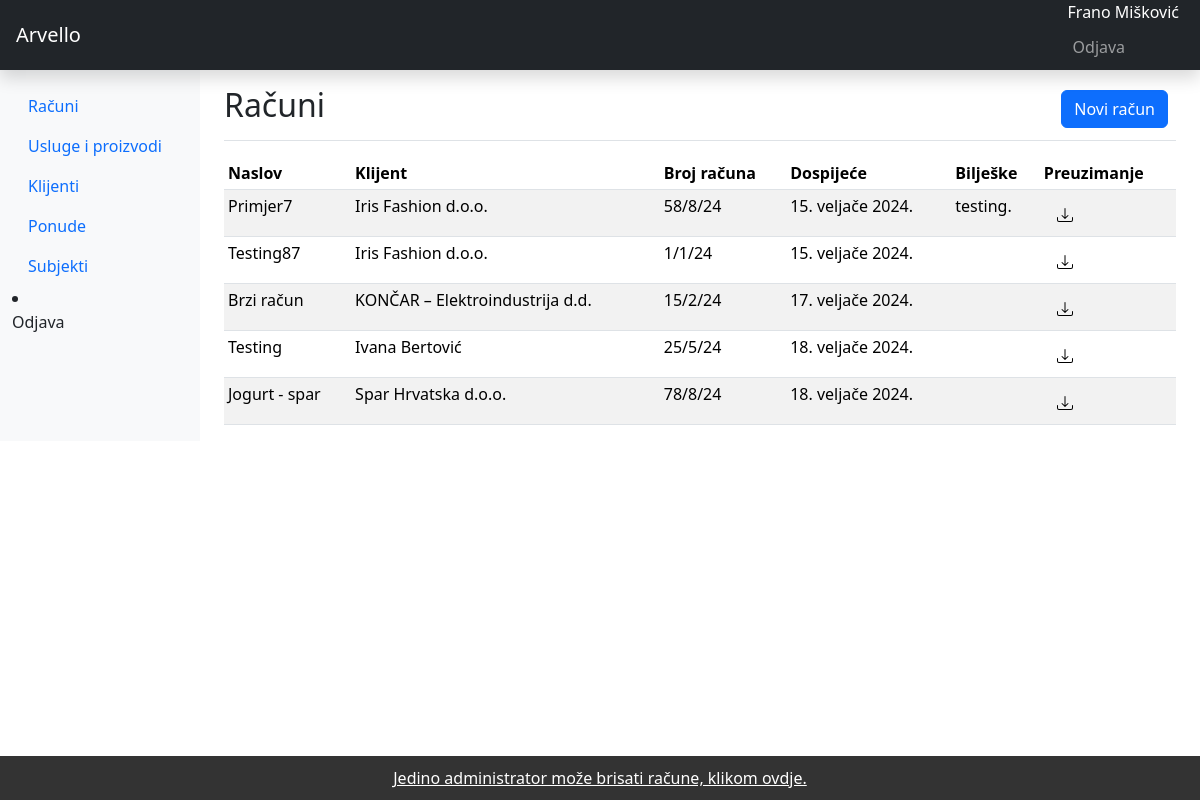
Page /invoices/ (signed in) on the earlier database version.
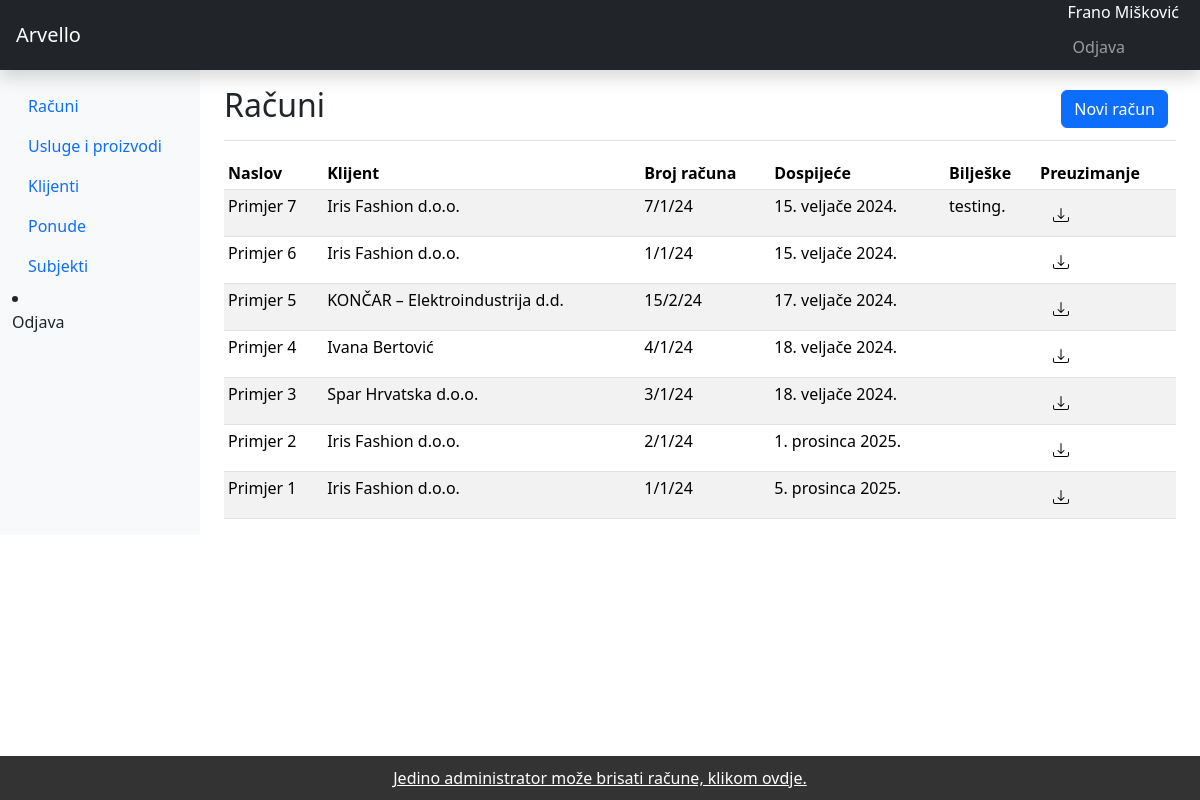
Same page on the later database version.
### arvelloapp/models.py (models this page shows, shortened)
class Invoice(models.Model):
    title = models.CharField(null=True, blank=True, max_length=100)
    number = models.CharField(null=True, blank=True, max_length=100)
    dueDate = models.DateField(null=True, blank=True)
    notes = models.TextField(null=True, blank=True)
    client = models.ForeignKey(Client, blank=True, null=True, on_delete=models.SET_NULL)
    product = models.ForeignKey(Product, blank=True, null=True, on_delete=models.SET_NULL)
    subject = models.ForeignKey(Company, blank=True, null=True, on_delete=models.SET_NULL)
    uniqueId = models.CharField(null=True, blank=True, max_length=100, unique=True)
    slug = models.SlugField(max_length=500, unique=True, blank=True, null=True)
    date_created = models.DateTimeField(blank=True, null=True)
    date = models.DateField(blank=True, null=True)
    last_updated = models.DateTimeField(blank=True, null=True)

class Client(models.Model):
    PROVINCES = [
    ("ZAGREBAČKA ŽUPANIJA", "ZAGREBAČKA ŽUPANIJA"),
    ("KRAPINSKO-ZAGORSKA ŽUPANIJA", "KRAPINSKO-ZAGORSKA ŽUPANIJA"),
    ("SISAČKO-MOSLAVAČKA ŽUPANIJA", "SISAČKO-MOSLAVAČKA ŽUPANIJA"),
    ("KARLOVAČKA ŽUPANIJA", "KARLOVAČKA ŽUPANIJA"),
    ("VARAŽDINSKA ŽUPANIJA", "VARAŽDINSKA ŽUPANIJA"),
    ("KOPRIVNIČKO-KRIŽEVAČKA ŽUPANIJA", "KOPRIVNIČKO-KRIŽEVAČKA ŽUPANIJA"),
    ("BJELOVARSKO-BILOGORSKA ŽUPANIJA", "BJELOVARSKO-BILOGORSKA ŽUPANIJA"),
    ("PRIMORSKO-GORANSKA ŽUPANIJA", "PRIMORSKO-GORANSKA ŽUPANIJA"),
    ("LIČKO-SENJSKA ŽUPANIJA", "LIČKO-SENJSKA ŽUPANIJA"),
    ("VIROVITIČKO-PODRAVSKA ŽUPANIJA", "VIROVITIČKO-PODRAVSKA ŽUPANIJA"),
    ("POŽEŠKO-SLAVONSKA ŽUPANIJA", "POŽEŠKO-SLAVONSKA ŽUPANIJA"),
    ("BRODSKO-POSAVSKA ŽUPANIJA", "BRODSKO-POSAVSKA ŽUPANIJA"),
    ("ZADARSKA ŽUPANIJA", "ZADARSKA ŽUPANIJA"),
    ("OSJEČKO-BARANJSKA ŽUPANIJA", "OSJEČKO-BARANJSKA ŽUPANIJA"),
    ("ŠIBENSKO-KNINSKA ŽUPANIJA", "ŠIBENSKO-KNINSKA ŽUPANIJA"),
    ("VUKOVARSKO-SRIJEMSKA ŽUPANIJA", "VUKOVARSKO-SRIJEMSKA ŽUPANIJA"),
    ("SPLITSKO-DALMATINSKA ŽUPANIJA", "SPLITSKO-DALMATINSKA ŽUPANIJA"),
    ("ISTARSKA ŽUPANIJA", "ISTARSKA ŽUPANIJA"),
    ("DUBROVAČKO-NERETVANSKA ŽUPANIJA", "DUBROVAČKO-NERETVANSKA ŽUPANIJA"),
    ("MEĐIMURSKA ŽUPANIJA", "MEĐIMURSKA ŽUPANIJA"),
    ("GRAD ZAGREB", "GRAD ZAGREB"),
    ("INOZEMSTVO / NIJE PRIMJENJIVO", "INOZEMSTVO / NIJE PRIMJENJIVO")
    ]
    clientTypes = [
    ("Fizička osoba", "Fizička osoba"),
    ("Pravna osoba", "Pravna osoba"),
    ]
    vatcountry = ["AF", "AX", "AL", "DZ", "AS", "AD", "AO", "AI", "AQ", "AG", "AR",
    "AM", "AW", "AU", "AT", "AZ", "BS", "BH", "BD", "BB", "BY", "BE",
    "BZ", "BJ", "BM", "BT", "BO", "BQ", "BA", "BW", "BV", "BR", "IO",
    "BN", "BG", "BF", "BI", "CV", "KH", "CM", "CA", "KY", "CF", "TD",
    "CL", "CN", "CX", "CC", "CO", "KM", "CG", "CD", "CK", "CR", "CI",
    "HR", "CU", "CW", "CY", "CZ", "DK", "DJ", "DM", "DO", "EC", "EG",
    "SV", "GQ", "ER", "EE", "ET", "FK", "FO", "FJ", "FI", "FR", "GF",
    "PF", "TF", "GA", "GM", "GE", "DE", "GH", "GI", "GR", "GL", "GD",
    "GP", "GU", "GT", "GG", "GN", "GW", "GY", "HT", "HM", "VA", "HN",
    "HK", "HU", "IS", "IN", "ID", "IR", "IQ", "IE", "IM", "IL", "IT",
    "JM", "JP", "JE", "JO", "KZ", "KE", "KI", "KP", "KR", "KW", "KG",
    "LA", "LV", "LB", "LS", "LR", "LY", "LI", "LT", "LU", "MO", "MK",
    "MG", "MW", "MY", "MV", "ML", "MT", "MH", "MQ", "MR", "MU", "YT",
    "MX", "FM", "MD", "MC", "MN", "ME", "MS", "MA", "MZ", "MM", "NA",
    "NR", "NP", "NL", "NC", "NZ", "NI", "NE", "NG", "NU", "NF", "MP",
    "NO", "OM", "PK", "PW", "PS", "PA", "PG", "PY", "PE", "PH", "PN",
    "PL", "PT", "PR", "QA", "RE", "RO", "RU", "RW", "BL", "SH", "KN",
    "LC", "MF", "PM", "VC", "WS", "SM", "ST", "SA", "SN", "RS", "SC",
    "SL", "SG", "SX", "SK", "SI", "SB", "SO", "ZA", "GS", "SS", "ES",
    "LK", "SD", "SR", "SJ", "SZ", "SE", "CH", "SY", "TW", "TJ", "TZ",
    "TH", "TL", "TG", "TK", "TO", "TT", "TN", "TR", "TM", "TC", "TV",
    "UG", "UA", "AE", "GB", "US", "UM", "UY", "UZ", "VU", "VE", "VN",
    "VG", "VI", "WF", "EH", "YE", "ZM", "ZW"]
    clientName = models.CharField(null=True, blank=True, max_length=200)
    addressLine1 = models.CharField(null=True, blank=True, max_length=200)
    province = models.CharField(choices=PROVINCES, blank=True, max_length=100)
    postalCode = models.CharField(null=True, blank=True, max_length=5)
    phoneNumber = models.CharField(null=True, blank=True, max_length=40, validators=[validate_phone_number])
    emailAddress = models.CharField(null=True, blank=True, max_length=100)
    clientUniqueId = models.CharField(null=True, blank=True, max_length=4, unique=True, validators=[RegexValidator(r'^\d{4}$', 'Idetifikacijski broj klijenta mora sadržavati točno 4 broja.')])
    clientType = models.CharField(choices=clientTypes, blank=True, max_length=40)
    OIB = models.CharField(null=True, blank=True, max_length=11, unique=True, validators=[RegexValidator(r'^\d{11}$', 'OIB mora sadržavati točno 11 broja.')])
    SustavPDVa = models.BooleanField(default=False)
    VATID = models.CharField(null=True, blank=True, max_length=13, unique=True, validators=[RegexValidator(r'^[A-Za-z0-9]{13}$', 'Porezni identifikacijski broj mora sadržavati točno 13 karaktera, prva dva karaktera moraju biti identifikatori države, a ostalih 11 karaktera moraju biti brojevi koji označavaju entitet.')])
    uniqueId = models.CharField(null=True, blank=True, max_length=100)
    slug = models.SlugField(max_length=500, unique=True, blank=True, null=True)
    date_created = models.DateTimeField(blank=True, null=True)
    last_updated = models.DateTimeField(blank=True, null=True)
    def __str__(self):
        return '{} {} {}'.format(self.clientName, self.province, self.uniqueId)

### arvelloapp/views.py (the view, shortened to what this page needs)
# urls.py: path('invoices/', views.invoices, name='invoices'),
@login_required
def invoices(request):
    context = {}
    invoices = Invoice.objects.all()
    context['invoices'] = invoices
    if request.method == 'GET':
        form = InvoiceForm()
        context['form'] = form
        return render(request, 'invoices.html', context)

### arvelloapp/models.py (called while the page is built)
    def __str__(self):
        return '{} {}'.format(self.title, self.uniqueId)

### arvelloapp/templates/invoices.html (shortened to what this page needs)
{% extends 'base.html' %}
{% load static %}
{% load crispy_forms_tags %}
{% block main %}
<main class="col-md-9 ms-sm-auto col-lg-10 px-md-4">
  <div class="d-flex justify-content-between flex-wrap flex-md-nowrap align-items-center pt-3 pb-2 mb-3 border-bottom">
    <h1 class="h2">Računi</h1>
    <div class="btn-toolbar mb-2 mb-md-0">
      <div class="btn-group me-2">
        <button href="#addInvoiceModal" type="button" class="btn btn-primary" data-bs-toggle="modal">Novi račun</button>
      </div>
    </div>
  </div>
  <div class="table-responsive">
    <table class="table table-striped table-sm">
      <thead>
        <tr>
          <th scope="col">Naslov</th>
          <th scope="col">Klijent</th>
          <th scope="col">Broj računa</th>
          <th scope="col">Dospijeće</th>
          <th scope="col">Bilješke</th>
          <th scope="col">Preuzimanje</th>
        </tr>
      </thead>
      <tbody>
        {% for invoice in invoices %}
      <tr>
        <td>{{invoice.title}}</td>
        <td>{{invoice.client.clientName}}</td>
        <td>{{invoice.number}}</td>
        <td>{{invoice.dueDate}}</td>
        <td>{{invoice.notes}}</td>
        <td><a href="{% url 'invoice_pdf' invoice.id %}"><button type="button" class="btn"><img src="{% static 'img/download.svg' %}" alt="Download icon" width="16" height="16"></button></a></td>
      </tr>
        {% endfor %}
      </tbody>
    </table>
  </div>
  <footer> <a href="{% url 'admin:arvelloapp_invoice_changelist' %}" style="color: white;">Jedino administrator može brisati račune, klikom ovdje.</a> </footer>
</main>
{% endblock %}

### arvelloapp/templates/base.html (shortened to what this page needs)
{% load static %}
{% load crispy_forms_tags %}
<!doctype html>
<html lang="hr">
  <head>
    <link href="{% static '/css/bootstrap.min.css' %}" rel="stylesheet">
  </head>
  <body>
<header class="navbar navbar-dark sticky-top bg-dark flex-md-nowrap p-0 shadow">
  <a class="navbar-brand col-md-3 col-lg-2 me-0 px-3" href="#">Arvello</a>
  <div class="navbar-nav">
    <div class="nav-item text-nowrap">
      <a style="color:white; margin: 6px; padding-right: 15px; margin-top: 10px;">{{request.user.get_full_name}}</a>
      <a class="nav-link px-2" href="{% url 'logout' %}" style="font-size: 1em; margin: 3px;">Odjava</a>
    </div>
  </div>
</header>
<div class="container-fluid">
  <div class="row">
    <nav id="sidebarMenu" class="col-md-3 col-lg-2 d-md-block bg-light sidebar collapse">
      <div class="position-sticky pt-3">
        <ul class="nav flex-column">
          <li class="nav-item">
            <a class="nav-link" href="{% url 'invoices' %}">
              Računi
            </a>
          </li>
          <li class="nav-item">
            <a class="nav-link" href="{% url 'products' %}">
              Usluge i proizvodi
            </a>
          </li>
          <li class="nav-item">
            <a class="nav-link" href="{% url 'clients' %}">
              Klijenti
            </a>
          </li>
          <li class="nav-item">
            <a class="nav-link" href="{% url 'offers' %}">
              Ponude
            </a>
          </li>
          <li class="nav-item">
            <a class="nav-link" href="{% url 'companies' %}">
              Subjekti
            </a>
          </li>
        </ul>
          <li class="nav-item">
            <a class="nav-link" href="/logout">
              Odjava
            </a>
          </li>
      </div>
    </nav>
  {% block main %}
  {% endblock %}
  </div>
</div>
</html>

### arvelloapp/templates/base.html (style rules this page uses)
footer { position: fixed; left: 0; bottom: 0; width: 100%; background-color: #333; color: white; text-align: center; padding: 10px 0; }

Differences in the rows shown:
changed Invoice "testing.": title "Primjer7" → "Primjer 7"; number "58/8/24" → "7/1/24"
changed Invoice: title "Testing87" → "Primjer 6"
changed Invoice "KONČAR – Elektroindustrija d.d.": title "Brzi račun" → "Primjer 5"
changed Invoice "Ivana Bertović": title "Testing" → "Primjer 4"; number "25/5/24" → "4/1/24"
changed Invoice "Spar Hrvatska d.o.o.": title "Jogurt - spar" → "Primjer 3"; number "78/8/24" → "3/1/24"
added Invoice: title "Primjer 2", client.clientName "Iris Fashion d.o.o.", number "2/1/24", dueDate "1. prosinca 2025."
added Invoice: title "Primjer 1", client.clientName "Iris Fashion d.o.o.", number "1/1/24", dueDate "5. prosinca 2025."
